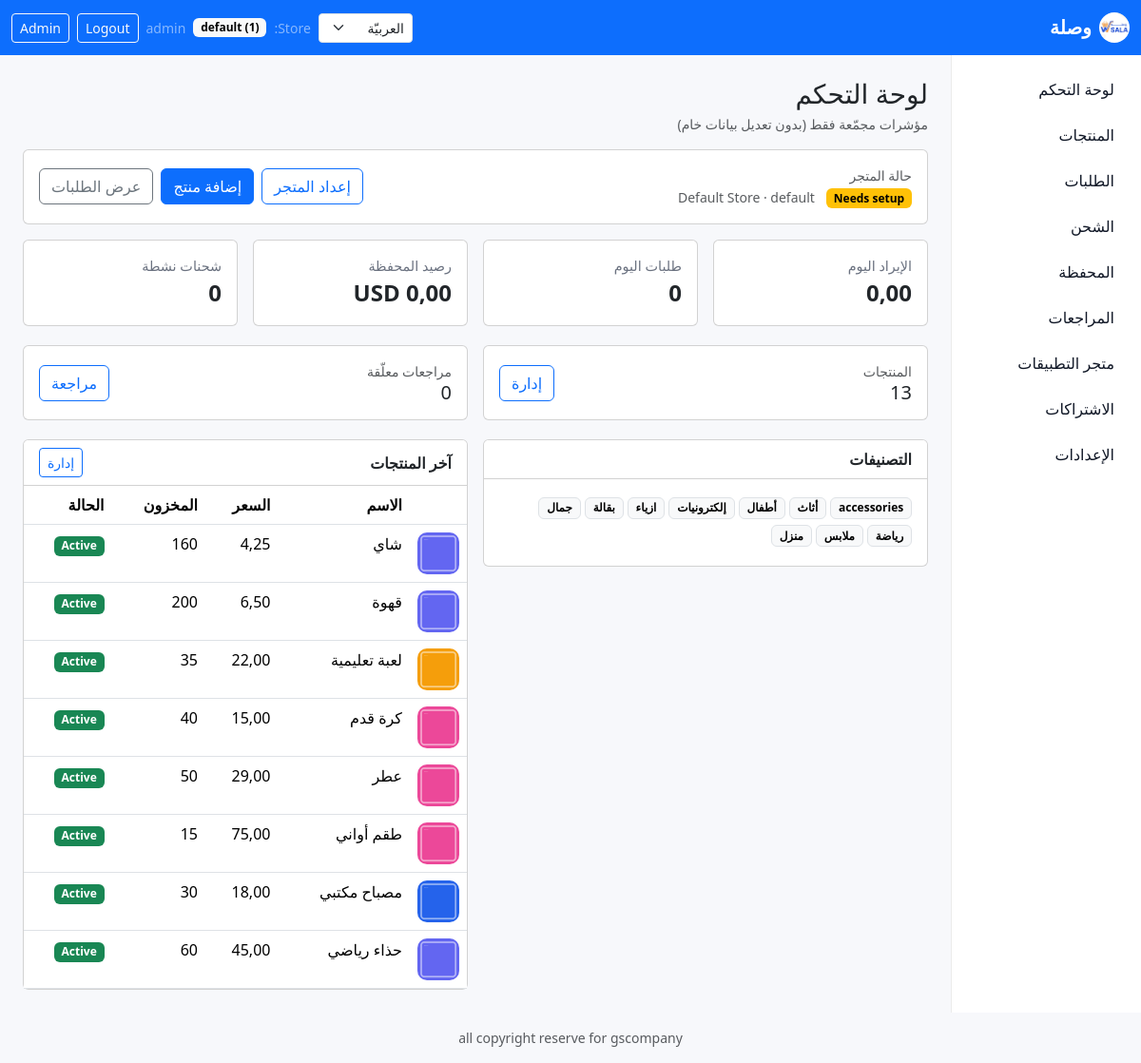
The page /dashboard/ (signed in) on the database its author committed.
### apps/tenants/models.py (models this page shows, shortened)
class Tenant(models.Model):
    slug = models.SlugField(max_length=100, unique=True)
    name = models.CharField(max_length=200)
    is_active = models.BooleanField(default=True)
    is_published = models.BooleanField(default=False)
    activated_at = models.DateTimeField(null=True, blank=True)
    deactivated_at = models.DateTimeField(null=True, blank=True)
    domain = models.CharField(max_length=255, blank=True, default="")
    subdomain = models.CharField(max_length=100, blank=True, default="")
    currency = models.CharField(max_length=10, default="SAR")
    language = models.CharField(max_length=10, default="ar")
    logo = models.ImageField(upload_to=tenant_logo_upload_to, blank=True, null=True)
    primary_color = models.CharField(max_length=7, blank=True, default="")
    secondary_color = models.CharField(max_length=7, blank=True, default="")
    setup_step = models.PositiveSmallIntegerField(default=1)
    setup_completed = models.BooleanField(default=False)
    setup_completed_at = models.DateTimeField(null=True, blank=True)
    created_at = models.DateTimeField(auto_now_add=True)
    updated_at = models.DateTimeField(auto_now=True)
    class Meta:
        indexes = [
            models.Index(fields=["is_active"]),
            models.Index(fields=["is_published"], name="tenants_tenant_is_pub_idx"),
        ]

### apps/wallet/models.py (models this page shows, shortened)
class Wallet(models.Model):
    store_id = models.IntegerField()
    balance = models.DecimalField(max_digits=14, decimal_places=2, default=0)
    currency = models.CharField(max_length=10, default="USD")
    is_active = models.BooleanField(default=True)

### apps/catalog/models.py (models this page shows, shortened)
class Category(models.Model):
    store_id = models.IntegerField(default=1, db_index=True)
    name = models.CharField(max_length=255)
    parent = models.ForeignKey("self", null=True, blank=True, on_delete=models.SET_NULL)

class Product(models.Model):
    store_id = models.IntegerField(default=1, db_index=True)
    sku = models.CharField(max_length=64)
    name = models.CharField(max_length=255)
    price = models.DecimalField(max_digits=12, decimal_places=2)
    image = models.ImageField(upload_to=product_image_upload_to, blank=True, null=True)
    is_active = models.BooleanField(default=True)
    categories = models.ManyToManyField(Category, related_name="products", blank=True)
    class Meta:
        constraints = [
            models.UniqueConstraint(fields=["store_id", "sku"], name="uq_product_store_sku"),
        ]

class Inventory(models.Model):
    product = models.OneToOneField(Product, on_delete=models.CASCADE)
    quantity = models.PositiveIntegerField()
    in_stock = models.BooleanField(default=True)

### wasla_sore/web_views.py (the view)
# urls.py: path("dashboard/", web_views.dashboard, name="dashboard"),
@login_required
@require_GET
@tenant_access_required
def dashboard(request: HttpRequest) -> HttpResponse:
    store_id = _get_store_id(request)
    tenant = request.tenant
    store_profile = getattr(tenant, "store_profile", None)
    today = date.today()
    revenue_today = (
        Payment.objects.filter(
            order__store_id=store_id, status="success", created_at__date=today
        ).aggregate(total=Sum("amount"))["total"]
        or Decimal("0.00")
    )
    orders_today = Order.objects.filter(store_id=store_id, created_at__date=today).count()
    active_shipments = Shipment.objects.filter(order__store_id=store_id).exclude(
        status__in=["delivered", "cancelled"]
    ).count()
    wallet = WalletService.get_or_create_wallet(store_id)
    categories = Category.objects.filter(store_id=store_id).order_by("name")[:12]
    latest_products = (
        Product.objects.filter(store_id=store_id)
        .select_related("inventory")
        .order_by("-id")[:8]
    )
    context = {
        "store_id": store_id,
        "tenant": tenant,
        "store_profile": store_profile,
        "revenue_today": revenue_today,
        "orders_today": orders_today,
        "wallet": wallet,
        "active_shipments": active_shipments,
        "products_count": Product.objects.filter(store_id=store_id).count(),
        "pending_reviews": Review.objects.filter(
            product__store_id=store_id, status="pending"
        ).count(),
        "categories": categories,
        "latest_products": latest_products,
    }
    return render(request, "web/dashboard.html", context)

### templates/web/dashboard.html (shortened to what this page needs)
{% extends "base.html" %}
{% block content %}
<div class="d-flex justify-content-between align-items-center mb-3">
  <div>
    <h1 class="h3 mb-1">لوحة التحكم</h1>
    <div class="text-muted small">مؤشرات مجمّعة فقط (بدون تعديل بيانات خام)</div>
  </div>
</div>
{% if tenant %}
  <div class="card mb-3">
    <div class="card-body d-flex flex-wrap justify-content-between align-items-center gap-2">
      <div>
        <div class="text-muted small">حالة المتجر</div>
        {% if tenant.is_published %}
          <span class="badge text-bg-success">Live</span>
        {% elif store_profile and store_profile.is_setup_complete %}
          <span class="badge text-bg-secondary">Unpublished</span>
        {% else %}
          <span class="badge text-bg-warning">Needs setup</span>
        {% endif %}
        <span class="text-muted small ms-2">{{ tenant.name }} · {{ tenant.slug }}</span>
      </div>
      <div class="d-flex gap-2">
        {% if not store_profile %}
          <a class="btn btn-outline-primary" href="{% url 'web:dashboard_setup_store' %}">إعداد المتجر</a>
        {% elif not store_profile.is_setup_complete and store_profile.setup_step == 2 %}
          <a class="btn btn-outline-primary" href="{% url 'web:dashboard_setup_payment' %}">إكمال الإعداد</a>
        {% elif not store_profile.is_setup_complete and store_profile.setup_step == 3 %}
          <a class="btn btn-outline-primary" href="{% url 'web:dashboard_setup_shipping' %}">إكمال الإعداد</a>
        {% elif not store_profile.is_setup_complete and store_profile.setup_step == 4 %}
          <a class="btn btn-outline-primary" href="{% url 'web:dashboard_setup_activate' %}">تفعيل المتجر</a>
        {% elif store_profile.is_setup_complete and not tenant.is_published %}
          <a class="btn btn-outline-primary" href="{% url 'web:dashboard_setup_activate' %}">نشر المتجر</a>
        {% elif tenant.is_published %}
          <a class="btn btn-outline-primary" href="{% url 'web:storefront_home' %}" target="_blank" rel="noopener">فتح المتجر</a>
        {% endif %}
        <a class="btn btn-primary" href="{% url 'web:product_create' %}">إضافة منتج</a>
        <a class="btn btn-outline-secondary" href="{% url 'web:order_list' %}">عرض الطلبات</a>
      </div>
    </div>
  </div>
{% endif %}
<div class="row g-3">
  <div class="col-12 col-md-6 col-xl-3">
    <div class="card card-metric">
      <div class="card-body">
        <div class="metric-label">الإيراد اليوم</div>
        <div class="metric-value">{{ revenue_today }}</div>
      </div>
    </div>
  </div>
  <div class="col-12 col-md-6 col-xl-3">
    <div class="card card-metric">
      <div class="card-body">
        <div class="metric-label">طلبات اليوم</div>
        <div class="metric-value">{{ orders_today }}</div>
      </div>
    </div>
  </div>
  <div class="col-12 col-md-6 col-xl-3">
    <div class="card card-metric">
      <div class="card-body">
        <div class="metric-label">رصيد المحفظة</div>
        <div class="metric-value">{{ wallet.balance }} {{ wallet.currency }}</div>
      </div>
    </div>
  </div>
  <div class="col-12 col-md-6 col-xl-3">
    <div class="card card-metric">
      <div class="card-body">
        <div class="metric-label">شحنات نشطة</div>
        <div class="metric-value">{{ active_shipments }}</div>
      </div>
    </div>
  </div>
</div>
<div class="row g-3 mt-1">
  <div class="col-12 col-md-6">
    <div class="card">
      <div class="card-body">
        <div class="d-flex justify-content-between align-items-center">
          <div>
            <div class="text-muted small">المنتجات</div>
            <div class="h5 mb-0">{{ products_count }}</div>
          </div>
          <a class="btn btn-outline-primary" href="{% url 'web:product_list' %}">إدارة</a>
        </div>
      </div>
    </div>
  </div>
  <div class="col-12 col-md-6">
    <div class="card">
      <div class="card-body">
        <div class="d-flex justify-content-between align-items-center">
          <div>
            <div class="text-muted small">مراجعات معلّقة</div>
            <div class="h5 mb-0">{{ pending_reviews }}</div>
          </div>
          <a class="btn btn-outline-primary" href="{% url 'web:review_list' %}">مراجعة</a>
        </div>
      </div>
    </div>
  </div>
</div>
<div class="row g-3 mt-1">
  <div class="col-12 col-lg-6">
    <div class="card">
      <div class="card-header bg-white fw-bold">التصنيفات</div>
      <div class="card-body">
        {% for cat in categories %}
          <span class="badge text-bg-light border mb-1">{{ cat.name }}</span>
        {% empty %}
          <div class="text-muted small">لا توجد تصنيفات لهذا المتجر بعد.</div>
        {% endfor %}
      </div>
    </div>
  </div>
  <div class="col-12 col-lg-6">
    <div class="card">
      <div class="card-header bg-white fw-bold d-flex justify-content-between align-items-center">
        <span>آخر المنتجات</span>
        <a class="btn btn-sm btn-outline-primary" href="{% url 'web:product_list' %}">إدارة</a>
      </div>
      <div class="table-responsive">
        <table class="table mb-0">
          <thead>
            <tr>
              <th></th>
              <th>الاسم</th>
              <th class="text-nowrap">السعر</th>
              <th class="text-nowrap">المخزون</th>
              <th>الحالة</th>
            </tr>
          </thead>
          <tbody>
            {% for p in latest_products %}
              <tr>
                <td style="width: 56px;">
                  {% if p.image %}
                    <img
                      src="{{ p.image.url }}"
                      alt="{{ p.name }}"
                      style="width: 44px; height: 44px; object-fit: cover; border-radius: 10px;"
                    />
                  {% else %}
                    <div class="bg-light border" style="width: 44px; height: 44px; border-radius: 10px;"></div>
                  {% endif %}
                </td>
                <td class="text-nowrap">{{ p.name }}</td>
                <td class="text-nowrap">{{ p.price }}</td>
                <td class="text-nowrap">
                  {% if p.inventory %}{{ p.inventory.quantity }}{% else %}0{% endif %}
                </td>
                <td>
                  {% if p.is_active %}
                    <span class="badge text-bg-success">Active</span>
                  {% else %}
                    <span class="badge text-bg-secondary">Inactive</span>
                  {% endif %}
                </td>
              </tr>
            {% empty %}
              <tr>
                <td colspan="5" class="text-center text-muted py-3">لا توجد منتجات بعد.</td>
              </tr>
            {% endfor %}
          </tbody>
        </table>
      </div>
    </div>
  </div>
</div>
{% endblock %}

### templates/base.html
{% extends "layouts/dashboard_base.html" %}

### templates/layouts/dashboard_base.html (shortened to what this page needs)
{% load static %}
{% load i18n %}
<!doctype html>
<html lang="{{ LANGUAGE_CODE }}" dir="{% if LANGUAGE_BIDI %}rtl{% else %}ltr{% endif %}">
  <head>
    {% if LANGUAGE_BIDI %}
      <link href="https://cdn.jsdelivr.net/npm/bootstrap@5.3.3/dist/css/bootstrap.rtl.min.css" rel="stylesheet" />
    {% else %}
      <link href="https://cdn.jsdelivr.net/npm/bootstrap@5.3.3/dist/css/bootstrap.min.css" rel="stylesheet" />
    {% endif %}
    <link rel="stylesheet" href="{% static 'css/app.css' %}" />
    <link rel="stylesheet" href="{% static 'wasla/css/hero_banner.css' %}" />
  </head>
  <body>
    <nav class="navbar navbar-expand-lg navbar-dark bg-primary">
      <div class="container-fluid">
        <a class="navbar-brand fw-bold d-flex align-items-center gap-2" href="{% url 'web:dashboard' %}">
          <img src="{% static 'images/logo.jpeg' %}" alt="وصلة" class="wasla-logo" />
          <span>وصلة</span>
        </a>
        <div class="d-flex align-items-center gap-2">
          <form action="{% url 'set_language' %}" method="post" class="d-inline">
            <select name="language" class="form-select form-select-sm" onchange="this.form.submit()">
              {% get_current_language as CURRENT_LANGUAGE %}
              {% get_available_languages as AVAILABLE_LANGUAGES %}
              {% for lang in AVAILABLE_LANGUAGES %}
                <option value="{{ lang.0 }}" {% if lang.0 == CURRENT_LANGUAGE %}selected{% endif %}>{{ lang.1 }}</option>
              {% endfor %}
            </select>
          </form>
          <span class="text-white-50 small">{% trans "Store" %}:</span>
          <span class="badge text-bg-light">
            {% if request.tenant %}
              {{ request.tenant.slug }} ({{ request.tenant.id }})
            {% elif user.is_authenticated %}
              No store
            {% else %}
              —
            {% endif %}
          </span>
          {% if user.is_authenticated %}
            <span class="text-white-50 small">{{ user.username }}</span>
            <form method="post" action="{% url 'logout' %}" class="d-inline">
              <button class="btn btn-sm btn-outline-light" type="submit">{% trans "Logout" %}</button>
            </form>
          {% else %}
            <a class="btn btn-sm btn-outline-light" href="{% url 'login' %}">{% trans "Login" %}</a>
            <a class="btn btn-sm btn-light" href="{% url 'signup' %}">{% trans "Sign up" %}</a>
          {% endif %}
          <a class="btn btn-sm btn-outline-light" href="{% url 'admin:index' %}">{% trans "Admin" %}</a>
        </div>
      </div>
    </nav>
    <div class="container-fluid">
      <div class="row">
        <aside class="col-12 col-lg-2 p-3 sidebar">
          {% include 'web/partials/sidebar.html' %}
        </aside>
        <main class="col-12 col-lg-10 p-3 p-lg-4">
          {% block content %}{% endblock %}
        </main>
      </div>
    </div>
    <footer class="text-center text-muted small py-3">all copyright reserve for gscompany</footer>
  </body>
</html>

### templates/web/partials/sidebar.html
{% with p=request.path %}
<div class="d-grid gap-2">
  <a class="nav-link {% if p == '/' %}active{% endif %}" href="{% url 'web:dashboard' %}">لوحة التحكم</a>
  <a class="nav-link {% if '/products/' in p %}active{% endif %}" href="{% url 'web:product_list' %}">المنتجات</a>
  <a class="nav-link {% if '/orders/' in p %}active{% endif %}" href="{% url 'web:order_list' %}">الطلبات</a>
  <a class="nav-link {% if '/shipments/' in p %}active{% endif %}" href="{% url 'web:shipment_list' %}">الشحن</a>
  <a class="nav-link {% if '/wallet/' in p %}active{% endif %}" href="{% url 'web:wallet_detail' %}">المحفظة</a>
  <a class="nav-link {% if '/reviews/' in p %}active{% endif %}" href="{% url 'web:review_list' %}">المراجعات</a>
  <a class="nav-link {% if '/app-store/' in p %}active{% endif %}" href="{% url 'web:plugin_store' %}">متجر التطبيقات</a>
  <a class="nav-link {% if '/subscriptions/' in p %}active{% endif %}" href="{% url 'web:subscription_plans' %}">الاشتراكات</a>
  <a class="nav-link {% if '/settings/' in p %}active{% endif %}" href="{% url 'web:settings' %}">الإعدادات</a>
</div>
{% endwith %}

### rows shown on the page
Tenant: tenant.slug "default", tenant.id "1", name "Default Store", slug "default"
Wallet: currency "USD"
Category: name "accessories"
Category: name "أثاث"
Category: name "أطفال"
Category: name "إلكترونيات"
Category: name "ازياء"
Category: name "بقالة"
Category: name "جمال"
Category: name "رياضة"
Category: name "ملابس"
Category: name "منزل"
Product: image (picture), name "شاي", price "4,25", inventory.quantity "160", is_active "Active"
Product: image (picture), name "قهوة", price "6,50", inventory.quantity "200", is_active "Active"
Product: image (picture), name "لعبة تعليمية", price "22,00", inventory.quantity "35", is_active "Active"
Product: image (picture), name "كرة قدم", price "15,00", inventory.quantity "40", is_active "Active"
Product: image (picture), name "عطر", price "29,00", inventory.quantity "50", is_active "Active"
Product: image (picture), name "طقم أواني", price "75,00", inventory.quantity "15", is_active "Active"
Product: image (picture), name "مصباح مكتبي", price "18,00", inventory.quantity "30", is_active "Active"
Product: image (picture), name "حذاء رياضي", price "45,00", inventory.quantity "60", is_active "Active"

### other values the page prints
{{ user.username }} "admin"
{{ revenue_today }} "0,00"
{{ orders_today }} "0"
{{ active_shipments }} "0"
{{ products_count }} "13"
{{ pending_reviews }} "0"
form field language "العربيّة"
